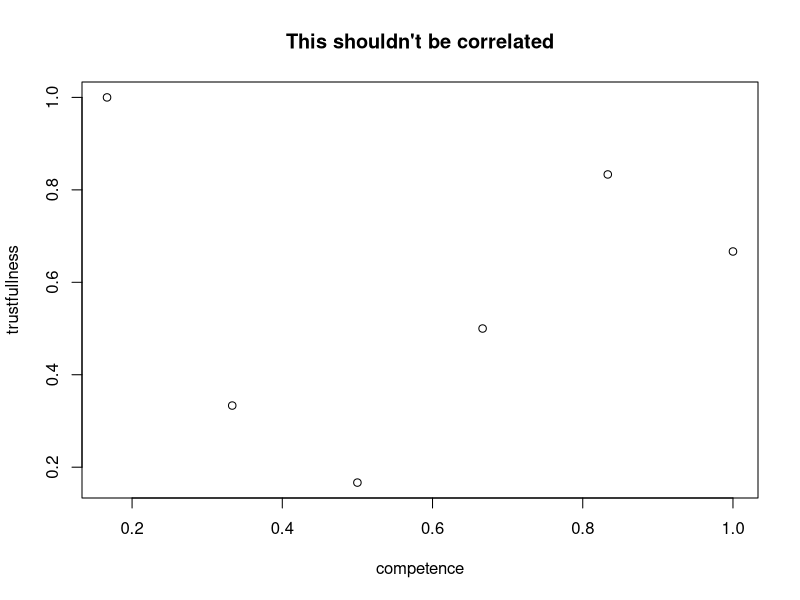

Source code (R):
rm(list=ls())
set.seed(12345)
time = 10 #Has to be even 

true_state = sample(rep(0:1,time/2),time) #Shuffling without replacing so half/half
slider_ticks = 0:3 #Be careful if you change this you have to change a lot of things sorry but this is not modulable
competence = seq(1/6,1,1/6) #Competence of the six players

trustfullness = sample(competence) 
plot(competence,trustfullness,main="This shouldn't be correlated")

mat = matrix(NA,time,6)
mat_simple = matrix(NA,time,6)
for (i in 1:time){
  for (p in 1:6){
    rn = runif(1);rn2 = runif(1)
    if(rn<competence[p]){
      mat_simple[i,p]=true_state[i]
      if(rn2<trustfullness[p]){
        mat[i,p] = ifelse(true_state[i],3,0) #Here I am true and reliable so very confident 0 or 3 depending on the true state
      } else{
        mat[i,p] = ifelse(true_state[i],sample(2:3,1),sample(1:0,1))  #Here I am right but unreliable so random confidence right answer
      }
    }else{
      #THIS VERSION IF YOU FAIL COMPETENCE YOU ARE WRONG 
      #mat_simple[i,p]=(true_state[i]+1)%%2 #oposite of true_state
      #THIS VERSION IF YOU FAIL COMPETENCE YOU ARE RANDOM 
      #Proba to be really wrong when wrong 2/3
      p_list = list(c(2/3,1/3),c(1/3,2/3)) #True 2/3 to say no | False 2/3 to say Yes It could be .5 for pure randomness
      proba = p_list[[ifelse(true_state[i],1,2)]]
      mat_simple[i,p]=sample(0:1,1,prob = proba) #random
      if(rn2<trustfullness[p]){
        mat[i,p] = ifelse(mat_simple[i,p],1,2) #Here I am wrong and reliable so not very confident 1 or 2 depending on the true state
      } else{
        mat[i,p] = ifelse(mat_simple[i,p],sample(1:0,1),sample(2:3,1)) #Here I am wrong and unreliable so random confidence
      }
    }
  }
}

tab = cbind(mat,true_state)
tab = as.data.frame(tab)
names(tab) = c(paste0("P",1:6),"Stim")



write.csv(tab,"Game_Schedule.csv",row.names = F)
